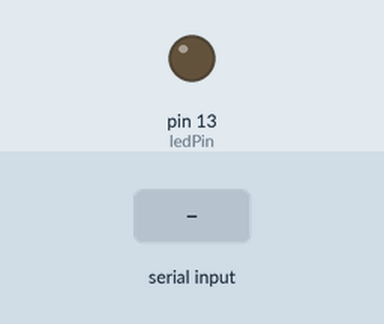
The sketch below on a simulated Arduino Uno, built with avr-gcc and run on an emulated ATmega328P. Shown: output pins drawn as LEDs (lit = HIGH). The inputs (shaded band) are chosen by the test bench.

Above: at 1.2 s.
1.3 s: "1" received over the second serial link
At 2.5 s:
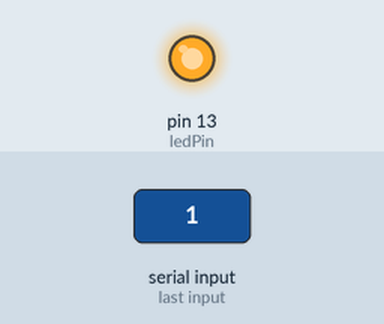
2.8 s: "0" received over the second serial link
At 3.9 s:
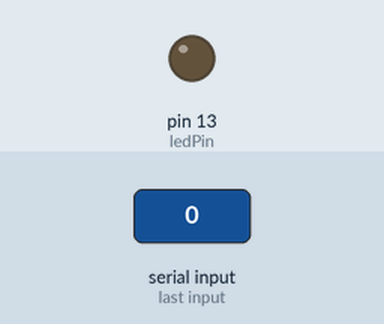
Timing chart, 0 to 5.8 s (numbered marks = the images above; inputs shaded):
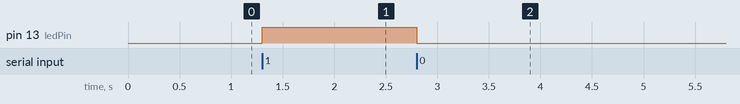

The sketch:

example_2.ino
```cpp
// Listens for single-character commands ('1' to turn on, '0' to turn off) sent over BLE and toggles an Arduino LED, demonstrating remote control from a phone app.
//
// Buy this module: https://shillehtek.com/products/hm-10-bluetooth-4-0-ble-cc2541-master-slave-module-for-arduino
// Full manual: https://shillehtek.com/blogs/shillehtek-product-manuals/hm-10-bluetooth-4-0-ble-cc2541-master-slave-module-for-arduino-manual
// More examples: https://github.com/shillehbean/shillehtek-examples
//

// HM-10 - Toggle LED from a phone app (LightBlue, BLE Scanner, etc.)
// Send "1" to turn on, "0" to turn off.

#include <SoftwareSerial.h>

SoftwareSerial bt(2, 3);
const int ledPin = 13;

void setup() {
  pinMode(ledPin, OUTPUT);
  bt.begin(9600);
}

void loop() {
  if (bt.available()) {
    char c = bt.read();
    if (c == '1') digitalWrite(ledPin, HIGH);
    if (c == '0') digitalWrite(ledPin, LOW);
  }
}
```

Measured:
- after the input at 1.3 s, pin 13 (ledPin): LOW → HIGH at once
- after the input at 2.8 s, pin 13 (ledPin): HIGH → LOW at once
